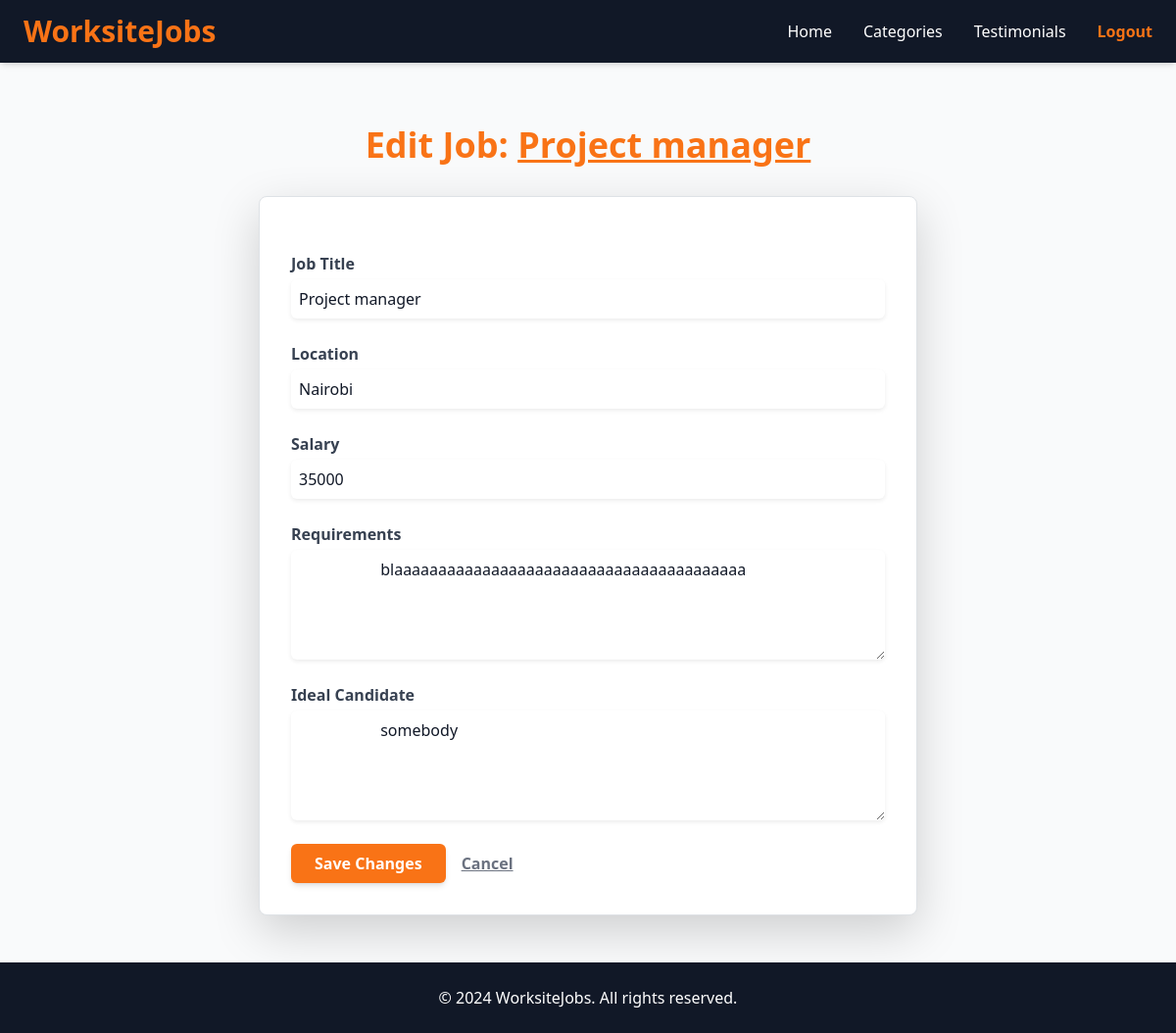
The page /jobs/1/edit/ (signed in) on the database as committed earlier.
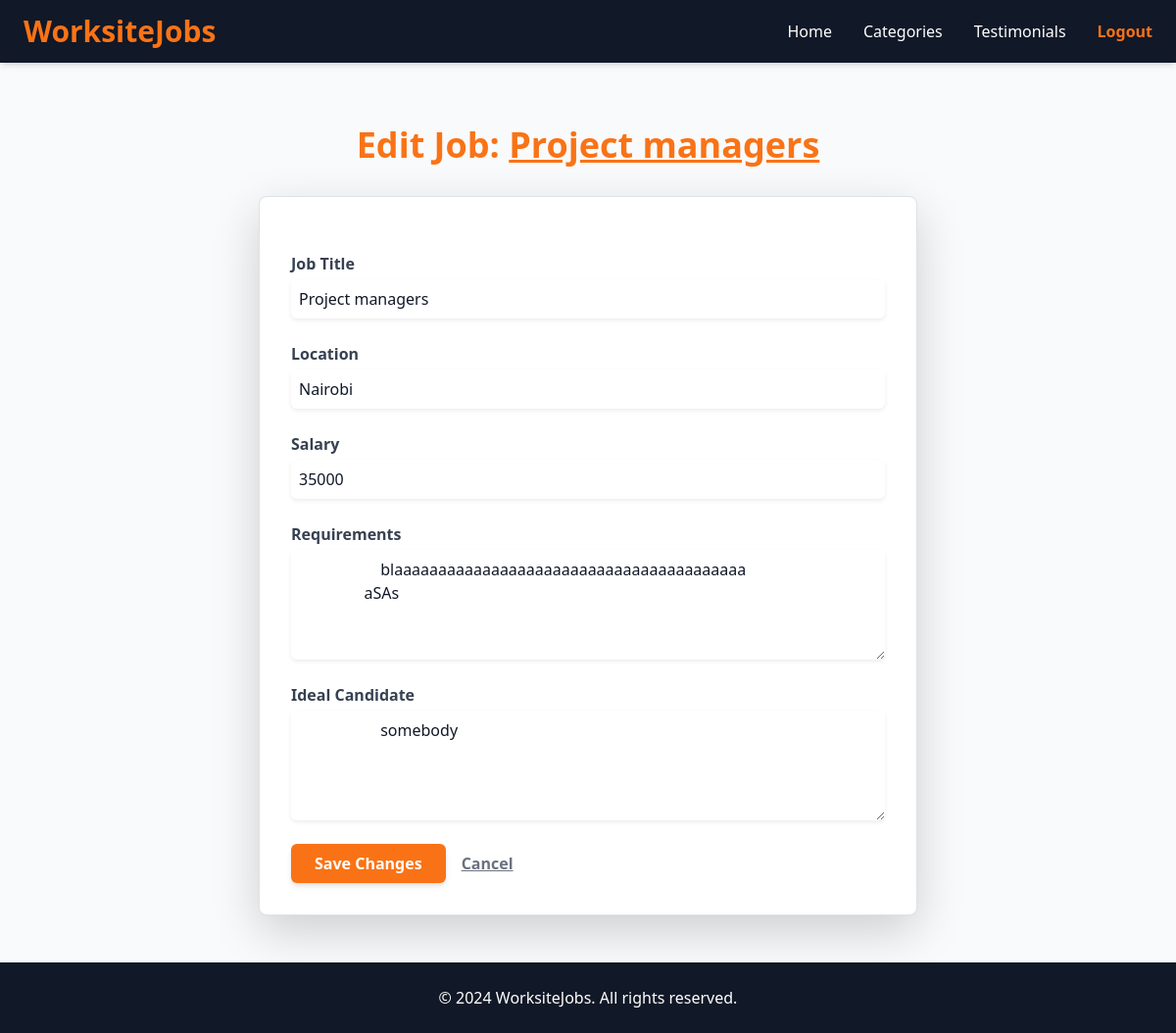
The same page on the database as committed later.
### job/models.py (models this page shows, shortened)
class Job(models.Model):
    user = models.ForeignKey(User, on_delete=models.CASCADE)
    company = models.ForeignKey(Company, on_delete=models.CASCADE)
    title = models.CharField(max_length=100, null=True, blank=True)
    location = models.CharField(max_length=100, null=True, blank=True)
    salary = models.PositiveIntegerField(default=35000)
    requirement = models.TextField()
    ideal_candidate = models.TextField()
    is_available = models.BooleanField(default=True)
    timestamp = models.DateTimeField(auto_now_add=True)

### job/views.py (the view)
# urls.py: path('jobs/<int:pk>/edit/', views.edit_job, name='edit_job'),
def edit_job(request, pk):
    job = get_object_or_404(Job, pk=pk, user=request.user)  # Ensure only the creator can edit
    if request.method == 'POST':
        form = JobForm(request.POST, instance=job)
        if form.is_valid():
            form.save()
            return redirect('manage_jobs')  # Redirect to the manage jobs page
    else:
        form = JobForm(instance=job)
    return render(request, 'job/edit_job.html', {'form': form, 'job': job})

### job/forms.py
class JobForm(forms.ModelForm):
    class Meta:
        model = Job
        fields = ['title', 'location', 'salary', 'requirement', 'ideal_candidate', 'is_available']
        widgets = {
            'requirement': forms.Textarea(attrs={'rows': 3}),
            'ideal_candidate': forms.Textarea(attrs={'rows': 3}),
        }
        labels = {
            'is_available': 'Is the job currently available?',
        }

### job/templates/job/edit_job.html (shortened to what this page needs)
{% extends 'job/base.html' %}
{% block content %}
<div class="container my-5 pt-20">
    <h1 class="text-center text-orange-500 font-extrabold text-4xl mb-8">
        Edit Job: <span class="underline">{{ job.title }}</span>
    </h1>
    <div class="bg-white shadow-lg rounded-lg border border-gray-300 p-8 max-w-2xl mx-auto">
        <form method="post" class="space-y-6">
            <div>
                <label for="id_title" class="block text-gray-700 font-semibold mb-1">Job Title</label>
                <input type="text" id="id_title" name="title" value="{{ form.title.value|default:'' }}"
                       class="block w-full border-gray-300 rounded-md shadow-sm p-2 focus:ring-orange-500 focus:border-orange-500">
            </div>
            <div>
                <label for="id_location" class="block text-gray-700 font-semibold mb-1">Location</label>
                <input type="text" id="id_location" name="location" value="{{ form.location.value|default:'' }}"
                       class="block w-full border-gray-300 rounded-md shadow-sm p-2 focus:ring-orange-500 focus:border-orange-500">
            </div>
            <div>
                <label for="id_salary" class="block text-gray-700 font-semibold mb-1">Salary</label>
                <input type="number" id="id_salary" name="salary" value="{{ form.salary.value|default:'' }}"
                       class="block w-full border-gray-300 rounded-md shadow-sm p-2 focus:ring-orange-500 focus:border-orange-500">
            </div>
            <div>
                <label for="id_requirement" class="block text-gray-700 font-semibold mb-1">Requirements</label>
                <textarea id="id_requirement" name="requirement" rows="4"
                          class="block w-full border-gray-300 rounded-md shadow-sm p-2 focus:ring-orange-500 focus:border-orange-500">
                    {{ form.requirement.value|default:'' }}
                </textarea>
            </div>
            <div>
                <label for="id_ideal_candidate" class="block text-gray-700 font-semibold mb-1">Ideal Candidate</label>
                <textarea id="id_ideal_candidate" name="ideal_candidate" rows="4"
                          class="block w-full border-gray-300 rounded-md shadow-sm p-2 focus:ring-orange-500 focus:border-orange-500">
                    {{ form.ideal_candidate.value|default:'' }}
                </textarea>
            </div>
            <div class="flex items-center space-x-4 mt-6">
                <button type="submit" class="bg-orange-500 hover:bg-orange-600 text-white font-bold py-2 px-6 rounded-md shadow-md">
                    Save Changes
                </button>
                <a href="{% url 'manage_jobs' %}" class="text-gray-500 hover:text-gray-700 font-semibold underline">
                    Cancel
                </a>
            </div>
        </form>
    </div>
</div>
{% endblock %}

Rows that differ between the two databases and show on the page:
changed Job "Nairobi": title "Project manager" → "Project managers"; requirement "blaaaaaaaaaaaaaaaaaaaaaaaaaaaaaaaaaaaaaaaa" → "blaaaaaaaaaaaaaaaaaaaaaaaaaaaaaaaaaaaaaaaa aSAs"
